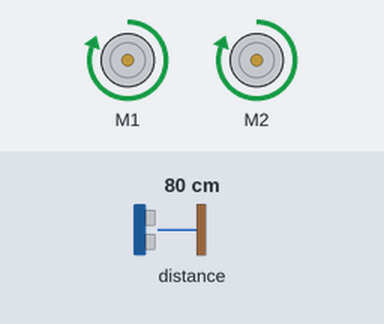
The program below on a simulated BBC micro:bit (MakeCode). Shown: 2 × DC motor (green arrow = forward, orange = backward, longer = faster). The test bench sets the inputs (shaded band); at power-on: distance to the obstacle 80 cm. Random numbers come from a fixed seed.

Above: at 1.2 s.
1.3 s: distance to the obstacle set to 22 cm
2.8 s: distance to the obstacle set to 17 cm
At 3.7 s:
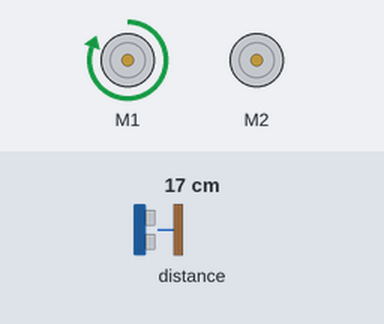
5.8 s: distance to the obstacle set to 35 cm
At 6.4 s:
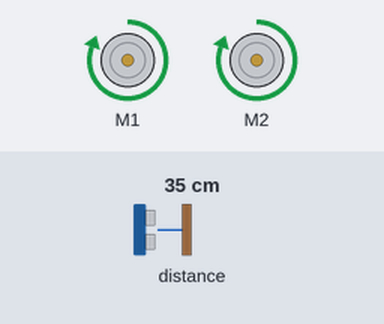
7.4 s: distance to the obstacle set to 2 cm
At 8.6 s:
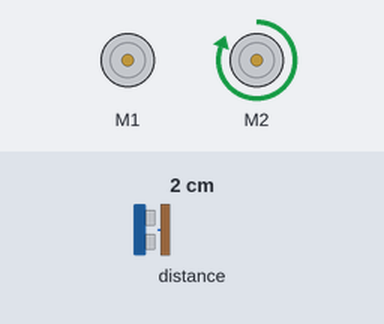
Timing chart, 0 to 11.4 s (numbered marks = the images above; inputs shaded):
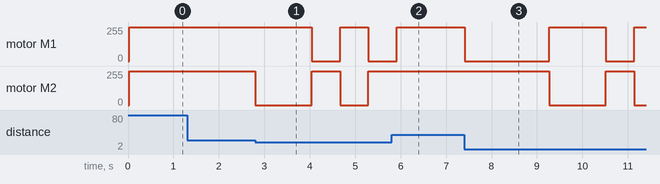

The program:

main.ts
```typescript
let Izquierda = false
basic.forever(function () {
    if (maqueen.Ultrasonic(PingUnit.Centimeters) < 20) {
        Izquierda = Math.randomBoolean()
        if (Izquierda == true) {
            maqueen.motorRun(maqueen.Motors.M2, maqueen.Dir.CW, 255)
            maqueen.motorRun(maqueen.Motors.M1, maqueen.Dir.CW, 0)
            basic.pause(600)
        } else {
            maqueen.motorRun(maqueen.Motors.M1, maqueen.Dir.CW, 255)
            maqueen.motorRun(maqueen.Motors.M2, maqueen.Dir.CW, 0)
            basic.pause(600)
        }
    } else {
        maqueen.motorRun(maqueen.Motors.All, maqueen.Dir.CW, 255)
    }
})
```

test.ts
```typescript
// aquí va el archivo "tests"; esto no se compilará cuando este paquete se utilice como una extensión.
```

Measured:
- the behaviour switches between 20 and 19 cm on distance to the obstacle (found by bisection; images 0 and 1)
- after the input at 1.3 s, every drawn part: stays the same
- after the input at 2.8 s, motor M1: forward 255/255 → stopped after 1.2 s, → forward 255/255 0.62 s later, → stopped 0.62 s later; motor M2: forward 255/255 → stopped at once, → forward 255/255 1.2 s later, → stopped 0.62 s later, → forward 255/255 0.62 s later
- after the input at 5.8 s, motor M1: stopped → forward 255/255 after 0.11 s
- after the input at 7.4 s, motor M1: forward 255/255 → stopped at once, → forward 255/255 1.9 s later, → stopped 1.2 s later, → forward 255/255 0.62 s later; motor M2: forward 255/255 → stopped after 1.9 s, → forward 255/255 1.2 s later, → stopped 0.62 s later
